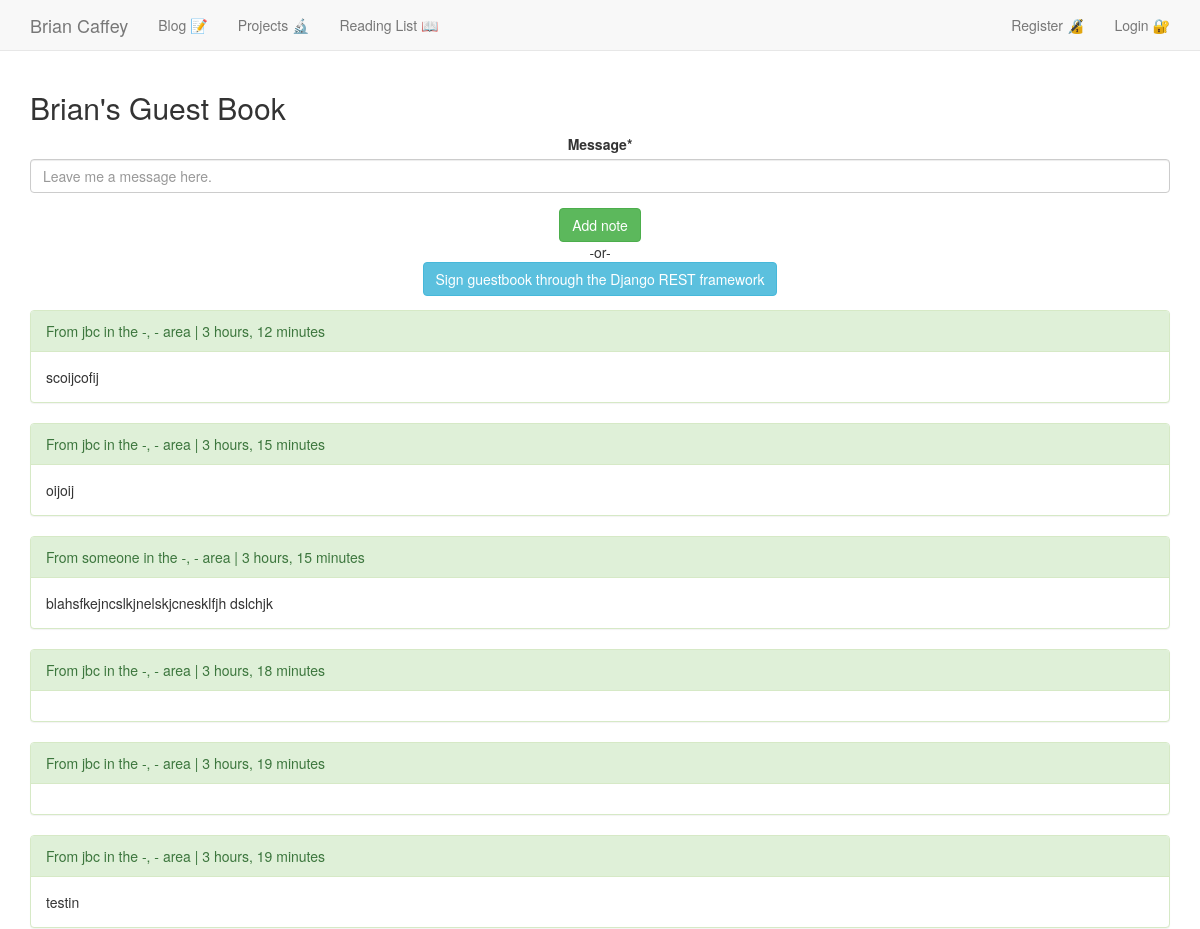
Before: /guestbook/ (upper part) with the older database file.
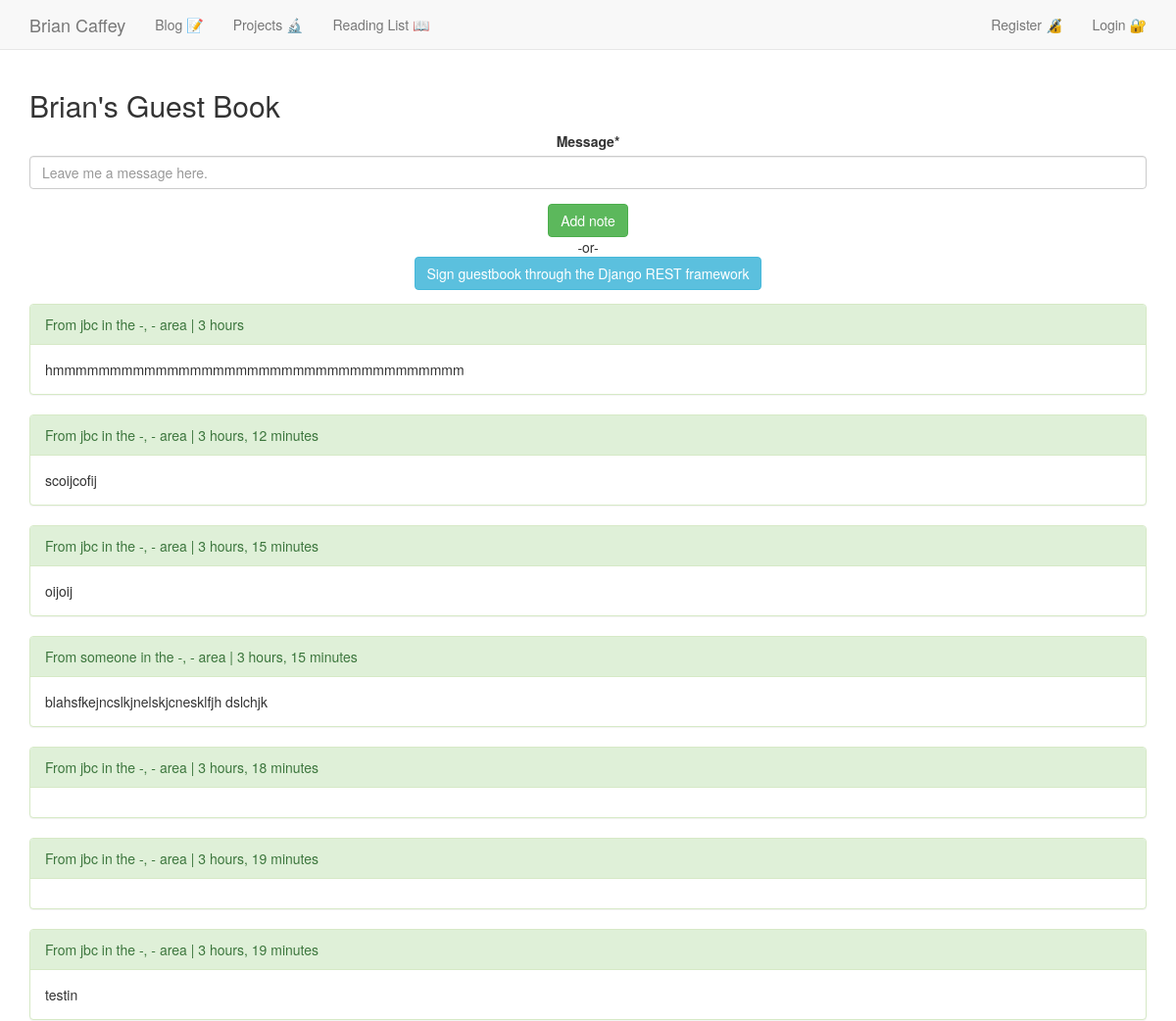
After: the same page with the newer database file.
### home/models.py (models this page shows, shortened)
class GuestBook(models.Model):
    user = models.ForeignKey(settings.AUTH_USER_MODEL, blank=True, null=True)
    message = models.CharField(max_length=400, blank=False)
    date_created = models.DateTimeField(auto_now_add=True)
    city = models.CharField(max_length=500, null=True, blank=True)
    state = models.CharField(max_length=500, null=True, blank=True)
    class Meta:
        ordering = ["-date_created"]

### home/views.py (the view)
# urls.py: url(r'^guestbook/$', GBListView.as_view(), name='gb-list'),
class GBListView(CreateGuestBookAPIView):
	def get(self, *args, **kwargs):
		object_list = GuestBook.objects.all()
		guest_form = GuestBookForm(self.request.POST or None)
		return render(self.request, 'home/guestbook_list.html', {'guest_form':guest_form, 'object_list':object_list})

### home/forms.py
class GuestBookForm(forms.ModelForm):
	class Meta:
		model = GuestBook
		fields = [
			'message',
		]
		widgets = {
			'message': forms.TextInput(
				attrs={'id':'post-text', 'required':True, 'placeholder':'Leave me a message here.'}
			)
		}

### home/templates/home/guestbook_list.html (shortened to what this page needs)
{% extends 'base.html' %}
{% load crispy_forms_tags %}
{% block nav%}{% include 'home_nav.html' %}{% endblock %}
{% block content %}
<h2>Brian's Guest Book</h2>
<form style="text-align:center;" id="post-form" data-href="/api/gb-submit/" method="POST" action=".">{% csrf_token %}
  {{ guest_form | crispy }}
  <input type="submit" id="post-form post-button" class="btn btn-success" value="Add note"><br/> -or- <br/><a class="btn btn-info" href="{% url 'home:gb-submit' %}">Sign guestbook through the Django REST framework</a>
</form>
<span id="guest-book-items">
{% for object in object_list %}
<div class="panel panel-success">
  <div class="panel-heading">{% if object.user %}From {{ object.user }}{% if object.city %} in the {{ object.city }}, {{ object.state }} area{% endif %}{% else %}From someone{% if object.city %} in the {{ object.city }}, {{ object.state }} area{% endif %}{% endif %} | {{ object.date_created | timesince }}</div>
  <div class="panel-body">{{ object.message }}</div>
</div>
{% endfor %}
</span>
{% endblock %}

### templates/base.html (shortened to what this page needs)
{% load staticfiles %}
<html>
<head>
<link rel="stylesheet" href="https://maxcdn.bootstrapcdn.com/bootstrap/3.3.7/css/bootstrap.min.css">
<link rel="stylesheet" href="{% static 'css/base.css' %}">
</head>
<body>
{% block nav %}{% include 'nav.html' %}{% endblock %}
	<div class="container">
		{% block content %}
		{% endblock content %}
	</div>
</body>
</html>

### templates/home_nav.html (shortened to what this page needs)
{% load crispy_forms_tags %}
    <nav class="navbar navbar-default navbar-static-top">
      <div class="container">
        <div class="navbar-header">
          <a class="navbar-brand" href="{% url 'home:home' %}">Brian Caffey</a>
        </div>
        <div id="navbar" class="navbar-collapse collapse">
          <ul class="nav navbar-nav">
            <li><a href="{% url 'posts:list' %}">Blog 📝</a></li>
            <li><a href="{% url 'projects:projects' %}">Projects 🔬</a></li>
            <li><a href="{% url 'reading-list:list' %}">Reading List 📖</a></li>
          </ul>
          <ul class="nav navbar-nav navbar-right">
            {% if user.is_authenticated %}
            <li><a>Welcome, {{ user.username }}</a></li>
            <li><a>Profile</a></li>
            <li><a type="button" href="#logout" data-toggle="modal" data-target="#myModal-logout">Logout 🔓</a></li>
            {% else %}
            <li><a type="button" href="#register" data-toggle="modal" data-target="#myModal-register">Register 🔏</a></li>
            <li><a type="button" href="#login" data-toggle="modal" data-target="#myModal-login">Login 🔐</a></li>
            {% endif %}
          </ul>
        </div>
      </div>
    </nav>

Changed rows visible on the page:
added GuestBook: user "jbc", city "-", state "-", date_created "3 hours", message "hmmmmmmmmmmmmmmmmmmmmmmmmmmmmmmmmmmmm"
